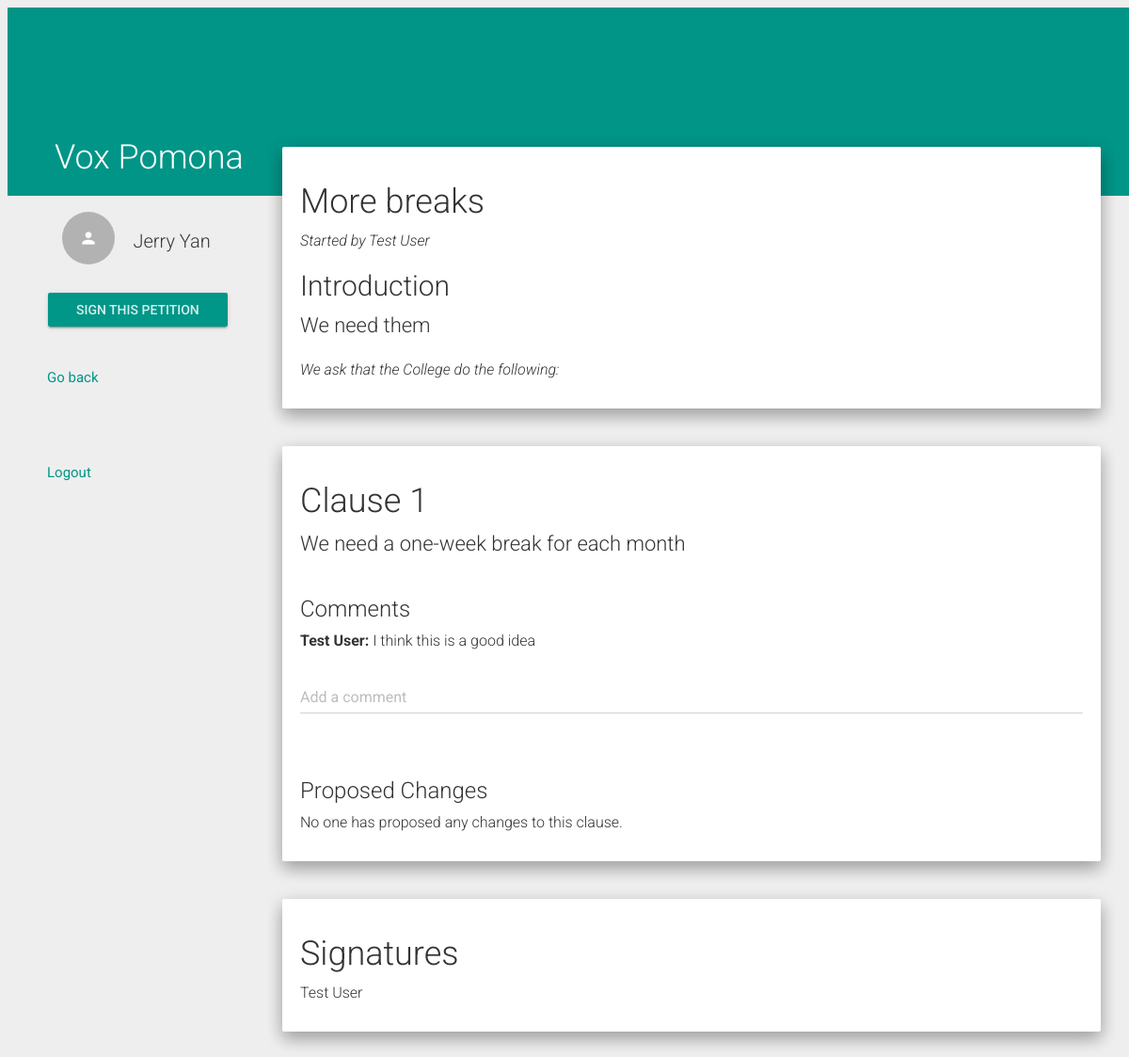
/view_petition/1/ (signed in), run on the app's committed database.
### VoxPomona/models.py (models this page shows, shortened)
class UserInfo(models.Model):
    email = models.EmailField(max_length = 100, unique = True)
    name = models.CharField(max_length = 100)
    USER_TYPE = (('STU','Student'), ('STA','Staff'),('FAC','Faculty'))
    user_type = models.CharField(max_length = 3, choices = USER_TYPE, default = 'STU')
    user = models.OneToOneField(settings.AUTH_USER_MODEL, related_name = "UserInfo", on_delete = models.CASCADE)
    def __str__(self):
        return (self.email)

class Petition(models.Model):
    userID = models.ForeignKey(UserInfo, to_field = 'email', on_delete = models.CASCADE)
    petitionID = models.AutoField(primary_key = True)
    ACADEMICS = 'AC'
    ADMINISTRATIVE_ACTION = 'AA'
    CAMPUS_FACILITIES = 'CF'
    COLLEGE_POLICY = 'CP'
    DINING_HALLS = 'DH'
    EXTRACURRICULAR_ACTIVITIES = 'EA'
    RESIDENCE_HALLS = 'RH'
    OTHER = 'OT'
    PETITION_CATEGORY_CHOICES = (
        (ACADEMICS,'Academics'),
        (ADMINISTRATIVE_ACTION, 'Administrative Action'),
        (CAMPUS_FACILITIES, 'Campus Facilities'),
        (COLLEGE_POLICY, 'Campus Policy'),
        (DINING_HALLS, 'Dining Halls'),
        (EXTRACURRICULAR_ACTIVITIES, 'Extracurricular Activities'),
        (RESIDENCE_HALLS, 'Residence Halls'),
        (OTHER,'Other'),
        )
    category = models.CharField(
        max_length = 2,
        choices = PETITION_CATEGORY_CHOICES,
        blank = True
        )
    open_time = models.DateField()
    close_time = models.DateField()
    threshold = 10
    title = models.CharField(max_length = 50)
    summary = models.CharField(max_length = 1000)
    PERM_CHOICES = (('1','view'),('2','view, sign'),('3','view, sign, comment'),
        ('4','view, sign, comment, propose changes'))
    stu_permission = models.CharField(max_length = 1, choices = PERM_CHOICES, default = 4)
    staff_permission = models.CharField(max_length = 1, choices = PERM_CHOICES, default = 4)
    faculty_permission = models.CharField(max_length = 1, choices = PERM_CHOICES, default = 4)
    finalized = models.BooleanField()
    def get_creator_name(self):
        creator = self.userID
        user = UserInfo.objects.get(email=creator)
        return user.name
    def get_signatures(self):
        return Sign.objects.filter(petitionID=self.petitionID)

class Clause(models.Model):
    clauseID = models.AutoField(primary_key=True)
    petitionID = models.ForeignKey(Petition, on_delete=models.CASCADE)
    index = models.IntegerField()
    content = models.CharField(max_length=500, default='New Clause')
    time = models.DateTimeField(auto_now_add=True) #what does the bool do?!
    def has_comments(self):
        if Comment.objects.filter(clauseID=self.clauseID):
            return True
        else:
            return False
    def has_changes(self):
        if Change.objects.filter(clauseID=self.clauseID):
            return True
        else:
            return False

class Comment(models.Model):
    userID = models.ForeignKey(UserInfo, to_field = 'email', on_delete=models.CASCADE)
    clauseID = models.ForeignKey(Clause, to_field = 'clauseID', on_delete=models.CASCADE)
    commentID = models.AutoField(primary_key = True)
    content = models.TextField()
    time = models.DateTimeField(auto_now_add=True, blank=True)
    def get_name(self):
        return UserInfo.objects.get(email=self.userID).name

class Sign(models.Model):
    userID = models.ForeignKey(UserInfo, to_field = 'email', on_delete=models.CASCADE)
    petitionID = models.ForeignKey(Petition) #on-delete???
    time = models.DateTimeField()
    def get_name(self):
        return UserInfo.objects.get(email=self.userID).name
    class Meta:
        unique_together = ("userID","petitionID")

### VoxPomona/views.py (the view, shortened to what this page needs)
# urls.py: url(r'^view_petition/([0-9]+)/$', views.view_petition_view, name='view_petition'),
@login_required
def view_petition_view(request,pid):
    user_info = request.user.UserInfo
    this_petition = Petition.objects.get(petitionID=pid)
    pet_clauses = Clause.objects.filter(petitionID=this_petition).order_by('index')
    user_type = request.user.UserInfo.user_type
    if user_type == 'STU':
        user_perm = this_petition.stu_permission
    elif user_type =='FAC':
        user_perm = this_petition.faculty_permission
    else:
        user_perm = this_petition.staff_permission
    sign_status = Sign.objects.filter(userID=user_info, petitionID=this_petition).exists()
    is_owner = this_petition.userID == user_info
    change_list = []
    comment_list = []
    for clause in pet_clauses:
        currCo = list(Comment.objects.filter(clauseID=clause.clauseID).order_by('time'))
        currCh = list(Change.objects.filter(clauseID=clause.clauseID))
        comment_list.extend(currCo)
        change_list.extend(currCh)
    if (request.GET.get('delete_btn')):
        Sign.objects.filter(petitionID=this_petition).delete()
        this_petition.delete()
        return redirect('/home')
    petDict = {
       'petition' : this_petition, \
       'clauses' : pet_clauses, \
       'user_perm' : int(user_perm), \
       'sign_status': sign_status, \
       'is_owner' : is_owner, \
       'comments' : comment_list, \
       'changes' : change_list
    }
    return render(request,'view_petition.html',petDict)

### VoxPomona/templates/view_petition.html (shortened to what this page needs)
{% extends 'base.html' %}
{% load staticfiles %}
{% block content %}
<nav class="col-xs-3 menu">
  <div class="user_menu">
    <a href="/profile"><div class="list-group withripple">
      <div class="list-group-item">
        <div class="row-action-primary">
          <i class="material-icons">person</i>
        </div>
        <div class="row-content">
          <h4 class="list-group-item-heading ">{{ user.UserInfo.name }}</h4>
        </div>
      </div>
    </div></a>
    <div class="btn-group-vertical">
      {% if sign_status %}
        <form action="#" method="get">
          <input type="submit" class="btn btn-raised btn-primary" value="Revoke Signature" name="revoke_btn">
        </form>
      {% elif user_perm > 1 %}
        <form action="#" method="get">
          <input type="submit" class="btn btn-raised btn-primary" value="Sign This Petition" name="sign_btn">
        </form>
      {% endif %}
    </div>
  </div>
  <ul>
    <a href="/home"><li class="withripple" data-target="#about">Go back</li></a>
    <li></li>
    <a href="/logout/"><li class="withripple">Logout</li></a>
  </ul>
</nav>
<div class="pages col-xs-9">
	<div class ="well">
    <h1>{{ petition.title }}</h1>
    <p><em>Started by {{ petition.get_creator_name }}</em></p>
    <h2> Introduction </h2>
    <span class="pet_content">{{ petition.summary }}</span>
    <br /> <br />
    <p><em>We ask that the College do the following:</em></p>
  </div>
  <br />
  {% for cl in clauses %}
    <div class="well">
      <h1>Clause {{ forloop.counter }}</h1>
      <span class="pet_content">{{ cl.content }}</span>
      <br /> <br />
      <h3>Comments</h3>
      {% if cl.has_comments %}
        {% for c in comments %}
          {% if c.clauseID.clauseID == cl.clauseID %}
            <p>
            <b>{{ c.get_name }}: </b>{{ c.content }}
            </p>
          {% endif %}
        {% endfor %}
      {% else %}
        <p>No one has commented on this clause.</p>
      {% endif %}
      {% if user_perm > 2 %}
        <form action="/add_comment" method="POST">
          <div class="form-group label-floating">
            <label class="control-label" for="focusedInput1">Add a comment</label>
            <input class="form-control" name="content" required="required">
          </div>
        </form>
      {% endif %}
      <br />
      <h3>Proposed Changes</h3>
      {% if cl.has_changes %}
        {% for c in changes %}
          {% if c.clauseID.clauseID == cl.clauseID %}
            <p><b>{{ c.get_name }}: </b>
            {% if c.content|length > 0 %}
              {{ c.content }}
            {% else %}
              <em><span class="text-danger">Delete this clause</span></em>
            {% endif %}
            {% if is_owner %}
              <form action="/accept_change" method="POST" class="pull-right">
                {% csrf_token %}
                <input type="hidden" name="change_id" value="{{ c.changeID }}">
                <input type="hidden" name="clause_id" value="{{ cl.clauseID }}">
                <input type="hidden" name="petition_id" value="{{ petition.petitionID }}">
                <input type="submit" class="btn btn-danger btn-sm" value="Accept Change">
              </form>
              <form action="/reject_change" method="POST" class="pull-right">
                {% csrf_token %}
                <input type="hidden" name="change_id" value="{{ c.changeID }}">
                <input type="hidden" name="clause_id" value="{{ cl.clauseID }}">
                <input type="hidden" name="petition_id" value="{{ petition.petitionID }}">
                <input type="submit" class="btn btn-danger btn-sm" value="Reject Change">
              </form>
              <br />
            {% endif %}
            </p>
          {% endif %}
        {% endfor %}
      {% else %}
        <p>No one has proposed any changes to this clause.</p>
      {% endif %}
    </div>
    <br />
  {% endfor %}
  <div class ="well">
    <h1>Signatures</h1>
    {% for sig in petition.get_signatures %}
      <p>{{sig.get_name}}</p>
    {% endfor %}
  </div>
</div>
{% endblock %}

### VoxPomona/static/css/base.css (style rules this page uses)
* { box-sizing: border-box; }
.menu { overflow: auto; padding: 0; top: 225px; position: fixed; width: 22.5%; }
.menu, .menu * { -webkit-user-select: none; -moz-user-select: none; user-select: none; }
.menu ul { margin-left: 10px; padding: 0; }
.menu ul li { list-style: none; padding: 20px 0 20px 40px; font-size: 15px; font-weight: normal; cursor: pointer; }
.menu .user_menu { margin-left: 50px; }
.menu .user_menu input { width: 100%; }
.pages { position: absolute; top: 0; right: 15px; z-index: 4; padding: 15px; padding-top: 156px; overflow: auto; width: 75%; }
.pages > div { padding: 0 5px; padding-top: 128px; }
.pet_content { font-size: 22px; }

### data on the page
Petition: title "More breaks", get_creator_name "Test User", summary "We need them"
Clause: content "We need a one-week break for each month", shows "No one has proposed any changes to this clause."
Comment: get_name "Test User", content "I think this is a good idea"
Sign: get_name "Test User"

### other printed values
{{ user.UserInfo.name }} "Jerry Yan"
